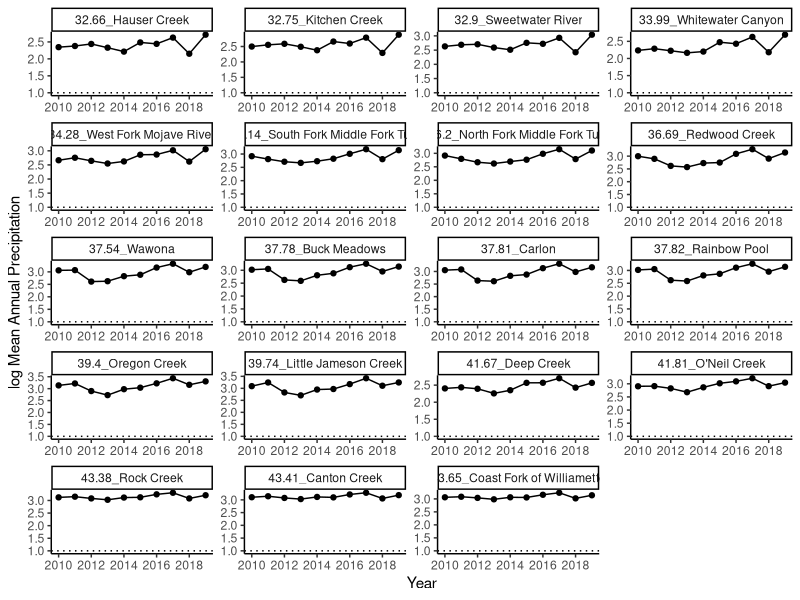
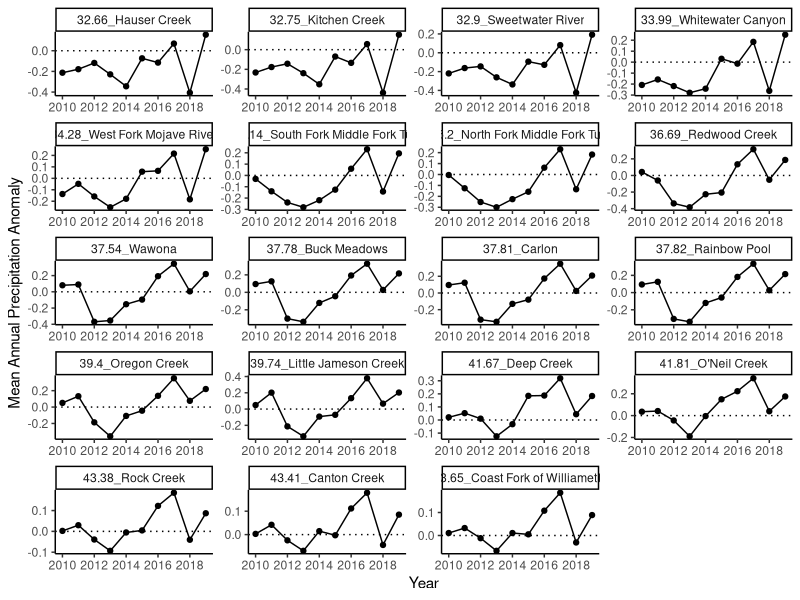
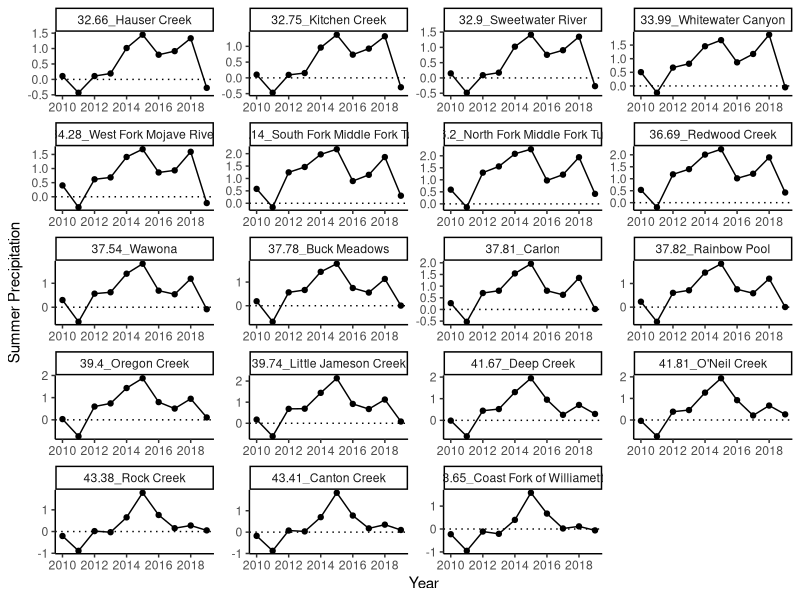
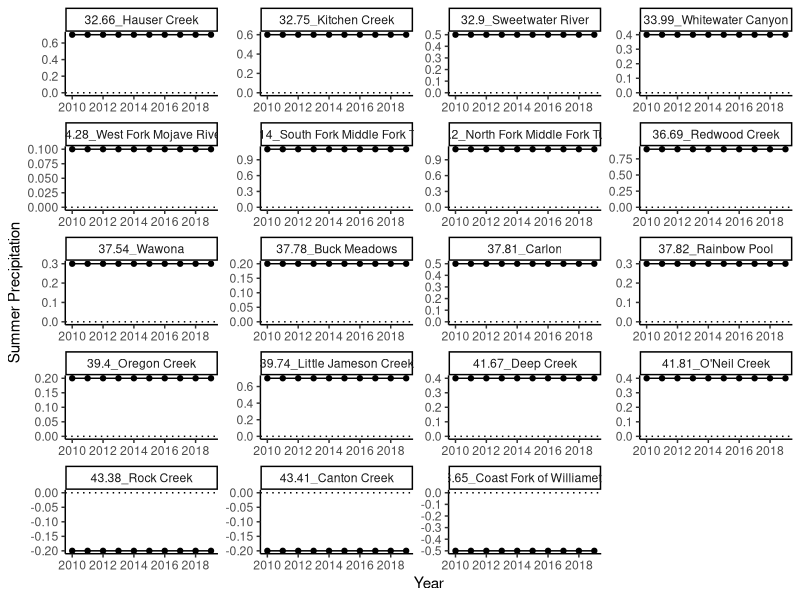
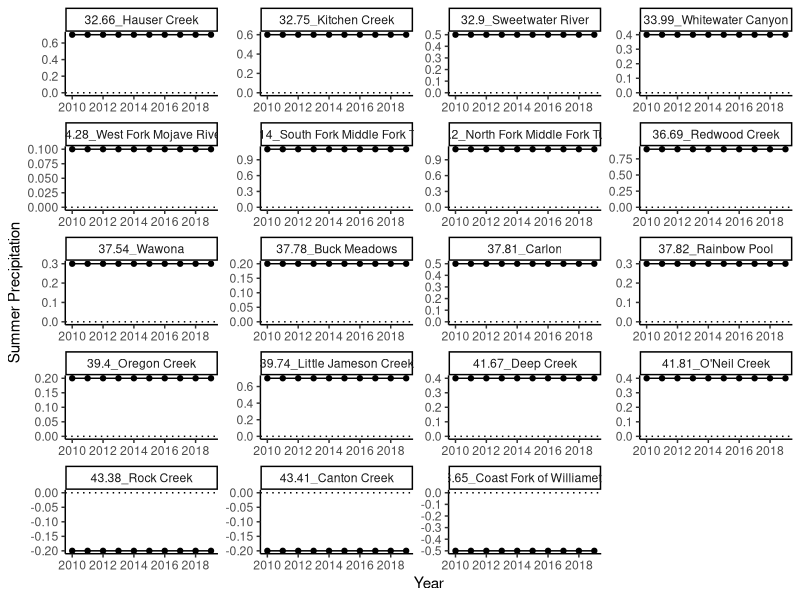

These figures' R source, in order:
##################################################################################
## Daniel Anstett
## Some timeseries of weather and weather anomaly for each demography site
## 
## Last Modified January 22, 2020
###################################################################################
theme_ci <- function(){ 
  theme_classic() %+replace%    #replace elements we want to change
    theme(axis.text.x = element_text(size = 14, face = "bold", angle = 0,hjust = 0.4, vjust = 0.7), 
          axis.title = element_text(size = 18, face = "bold"), 
          axis.text.y = element_text(size = 16, face = "bold"),
          strip.background = element_blank(),strip.text.x = element_text(size = 16, face = "bold"))
}
###################################################################################
#Load Libraries
library(tidyverse)
library(RColorBrewer)


###################################################################################
#Import weather data
wna2 <- read_csv("data/climate_data/demo_weather_wateryear.csv")  %>% filter(Paper_ID!=12)
wna2 <- wna2 %>% #Selects MAT, MAP, CMD,
  select(Site,Paper_ID,Latitude,Longitude,Year,MAT.weath=MAT,MAP.weath=MAP,CMD.weath=CMD) %>%  
  mutate(log.MAP.weath = log10(MAP.weath)) #Take log of MAP
#separate(ID_Year1, into = c("Site", "Year"), sep = "_") #makes site/year variable
wna2$Site <- as.factor(wna2$Site) ; wna2$Year <- as.numeric(wna2$Year) #define variables

#Import weather anomaly data
anom <- read_csv("data/climate_data/climate_anomaly_yearly.csv") %>% filter(Paper_ID!=12)

#Make Lat.Site Variable
wna2.site <- wna2 
wna2.site$Latitude <- round(wna2.site$Latitude ,digit=2) 
wna2.site <- wna2.site %>% unite(col=Lat.Site,c("Latitude","Site"),sep="_") %>% select(Lat.Site)
wna2 <- cbind(wna2,wna2.site)

anom.site <- anom 
anom.site$Latitude <- round(anom.site$Latitude ,digit=2) 
anom.site <- anom.site %>% unite(col=Lat.Site,c("Latitude","Site"),sep="_") %>% select(Lat.Site)
anom <- cbind(anom,anom.site)

###################################################################################

#Plot MAP weather
ggplot(wna2, aes(x=Year, y=log.MAP.weath))+
  geom_point()+ geom_line()+ ylab("log Mean Annual Precipitation") +
  scale_x_continuous(breaks=c(2010,2012,2014,2016,2018))+
  geom_hline(yintercept=1, linetype="dotted") +
  facet_wrap(~Lat.Site, scale="free", nrow=5) + theme_classic() #+
  #theme_ci()#+
#theme(strip.background = element_blank(), strip.text.x = element_blank(),
#     legend.title = element_blank())

#Plot MAP anomaly
ggplot(anom, aes(x=Year, y=MAP.anom))+
  geom_point()+ geom_line()+ ylab("Mean Annual Precipitation Anomaly") +
  scale_x_continuous(breaks=c(2010,2012,2014,2016,2018))+
  geom_hline(yintercept=0, linetype="dotted") +
  facet_wrap(~Lat.Site, scale="free", nrow=5) + theme_classic() #+
#theme_ci()#+
#theme(strip.background = element_blank(), strip.text.x = element_blank(),
#     legend.title = element_blank())


#Plot CMD anomaly
ggplot(anom, aes(x=Year, y=MAT.anom))+
  geom_point()+ geom_line()+ ylab("Summer Precipitation") +
  scale_x_continuous(breaks=c(2010,2012,2014,2016,2018))+
  geom_hline(yintercept=0, linetype="dotted") +
  facet_wrap(~Lat.Site, scale="free", nrow=5) + theme_classic() #+


#Plot CMD anomaly
ggplot(anom, aes(x=Year, y=Tave_wt.anom))+
  geom_point()+ geom_line()+ ylab("Summer Precipitation") +
  scale_x_continuous(breaks=c(2010,2012,2014,2016,2018))+
  geom_hline(yintercept=0, linetype="dotted") +
  facet_wrap(~Lat.Site, scale="free", nrow=5) + theme_classic() #+









ggsave("graphs/mean_median_s/1_median.pdf",width=12, height = 8, units = "in")





